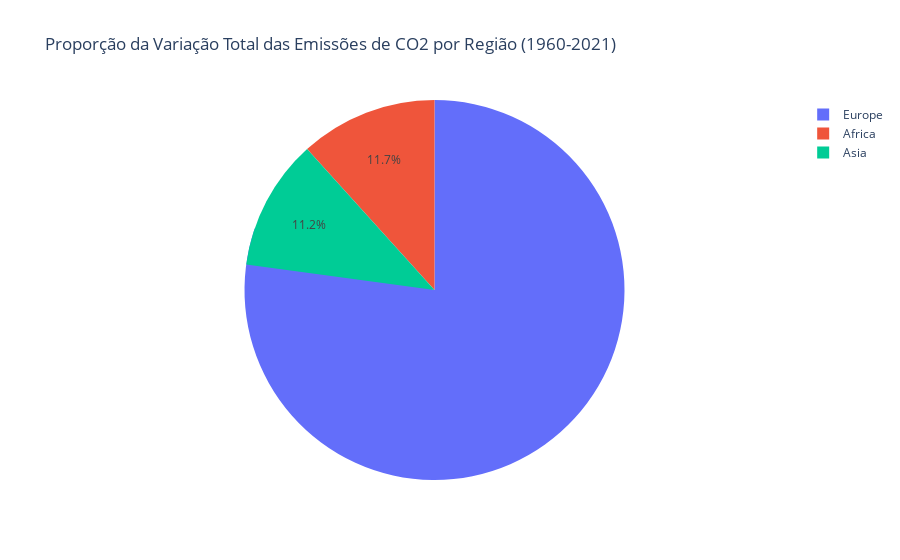

The notebook cell this image was saved under:
### Markdown cell above
### Continuação da pergunta 8: 
Além de identificar os **maiores aumentos e quedas nas emissões de CO2**, o objetivo desta parte é **visualizar a proporção da variação total das emissões de CO2 de cada país** em relação à **variação total global** entre **1960 e 2021**. Esta análise permite uma compreensão mais detalhada da contribuição relativa de diferentes regiões para o crescimento ou diminuição das emissões de CO2 no cenário global.

#### O que será feito?

1. **Carregamento e Mesclagem de Dados:**
   - O conjunto de dados de **CO2** é carregado a partir de um arquivo CSV (`co2_emissions_kt_by_country.csv`) e mesclado com outro conjunto de dados (`countries_gdp_hist.csv`) que contém informações adicionais sobre a **região** e o **grupo de renda** dos países. O **merge** é feito pela chave `country_code`, permitindo associar os dados de emissões com essas variáveis regionais.

2. **Cálculo da Variação Total de Emissões por Região:**
   - A variação total das emissões de CO2 de cada **região** é calculada, considerando o **primeiro** e **último** ano do período (1960 e 2021). A variação é armazenada em uma nova coluna chamada `variation`.

3. **Cálculo da Variação Total Global:**
   - A variação total global das emissões de CO2 é calculada somando as variações individuais de todas as regiões. Isso fornece a **base global** para calcular as proporções de contribuição.

4. **Cálculo da Proporção da Variação para Cada Região:**
   - A proporção da variação das emissões de CO2 de cada região é calculada dividindo a variação da região pela variação total global, multiplicando o resultado por 100 para expressá-lo como uma porcentagem.

5. **Criação do Gráfico de Pizza:**
   - Um gráfico de pizza (treemap) é gerado usando a biblioteca **Plotly**. Esse gráfico mostra a **proporção** da **variação das emissões de CO2** por **região** ao longo do período de 1960 a 2021. Ele ajuda a visualizar qual região teve a maior contribuição para o aumento ou diminuição global das emissões.

6. **Exibição do Gráfico:**
   - O gráfico gerado é exibido utilizando `fig_pizza.show()`, proporcionando uma visão clara da contribuição de cada região para as variações totais globais.

### Code cell
countries = pd.read_csv("countries_gdp_hist.csv", delimiter=";")

# Merge dos dataframes
co2 = co2_df.merge(countries[["country_code","region_name","income_group"]], on='country_code', how='left')


# Calcular a variação total das emissões para cada país
co2_variation_region= co2.groupby('region_name')['value'].agg(['first', 'last']).reset_index()
co2_variation_region['variation'] = co2_variation_region['last'] - co2_variation_region['first']

# Calcular a variação total global
global_variation_region = co2_variation_region['variation'].sum()

# Calcular a proporção da variação para cada país
co2_variation_region['proportion'] = (co2_variation_region['variation'] / global_variation_region) * 100

# Criar o treemap
fig_pizza = px.pie(
    co2_variation_region, 
    names='region_name', 
    values='variation',
    title='Proporção da Variação Total das Emissões de CO2 por Região (1960-2021)',
    
)

fig_pizza.show()

### Figure 1 — Plotly figure (JSON) as saved in the notebook; plotly's stock layout.template omitted (floating-point values rounded to 4 significant figures)
{"data": [{"domain": {"x": [0, 1], "y": [0, 1]}, "hovertemplate": "region_name=%{label}<br>variation=%{value}<extra></extra>", "labels": ["Africa", "Americas", "Asia", "Europe", "Oceania"], "legendgroup": "", "name": "", "showlegend": true, "type": "pie", "values": [11210.0, -10880.0, 10690.0, 172700.0, -87900.0]}], "layout": {"legend": {"tracegroupgap": 0}, "title": {"text": "Proporção da Variação Total das Emissões de CO2 por Região (1960-2021)"}}}
